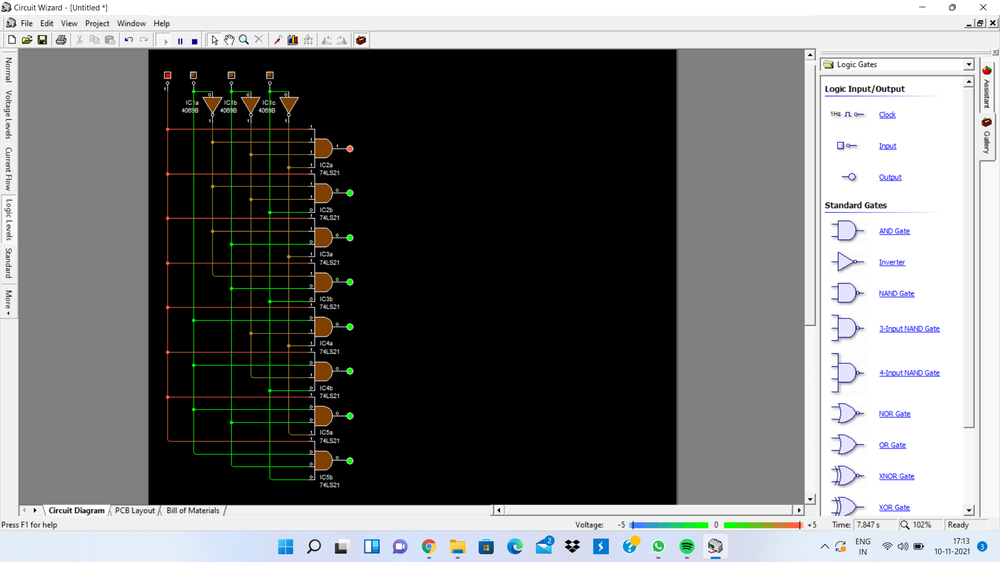
//> input picture 1.png, 1000 x 562 px, shrunk from 1920 x 1080 before the run
$ ./bbgrtobinary   (built with g++ and OpenCV 4)
//> lines starting //> are read from the running program, lines starting //| are printed output that depends on the picture; after the words box and inside, x2 and y2 are one past the last pixel; in counts of white or black regions, pixels touching at a corner belong together
#include<opencv2/opencv.hpp>
#include<opencv2/core/core.hpp>
#include <opencv2/imgproc/imgproc.hpp>
#include<opencv2/highgui/highgui.hpp>
#include<iostream>
using namespace std;
using namespace cv;
int main()
{
	Mat image = imread("E:\\1.png",IMREAD_COLOR);
//> image is the input picture: 562 rows x 1000 cols, CV_8UC3; mean B, G, R 114.2, 114.1, 113.1
	if (image.empty())
	{
		cout << "Image is not found" << endl;
		return 0;
	}
	Mat greyScale, BinaryImage;
	imshow("Original Image",image);
	waitKey(0);
	cvtColor(image,greyScale,COLOR_BGR2GRAY);
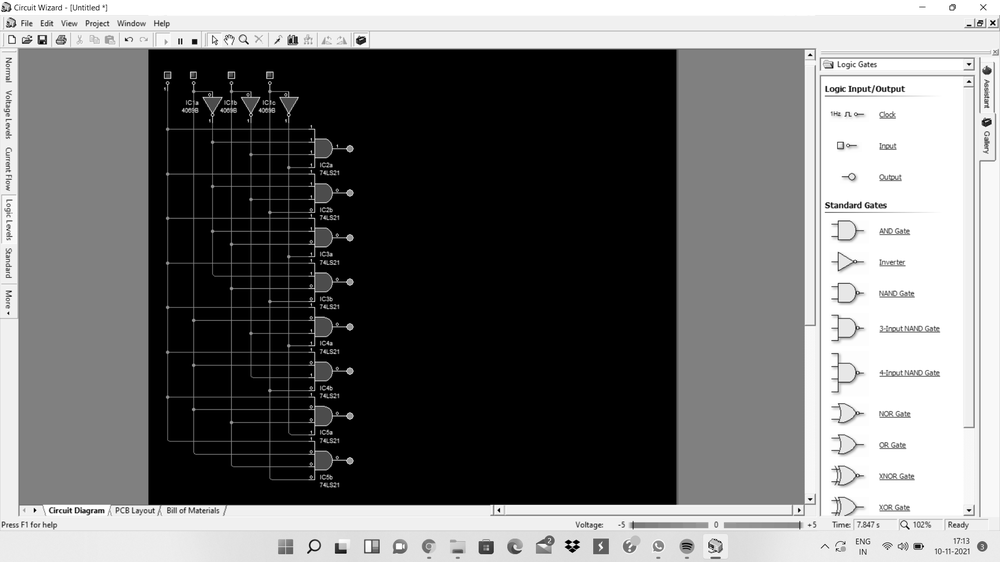
//> greyScale: 562 rows x 1000 cols, CV_8UC1; min 0, max 255, mean 113.8
	imshow("GreyScale",greyScale);
	waitKey(0);
	threshold(greyScale,BinaryImage,127,255,THRESH_BINARY);
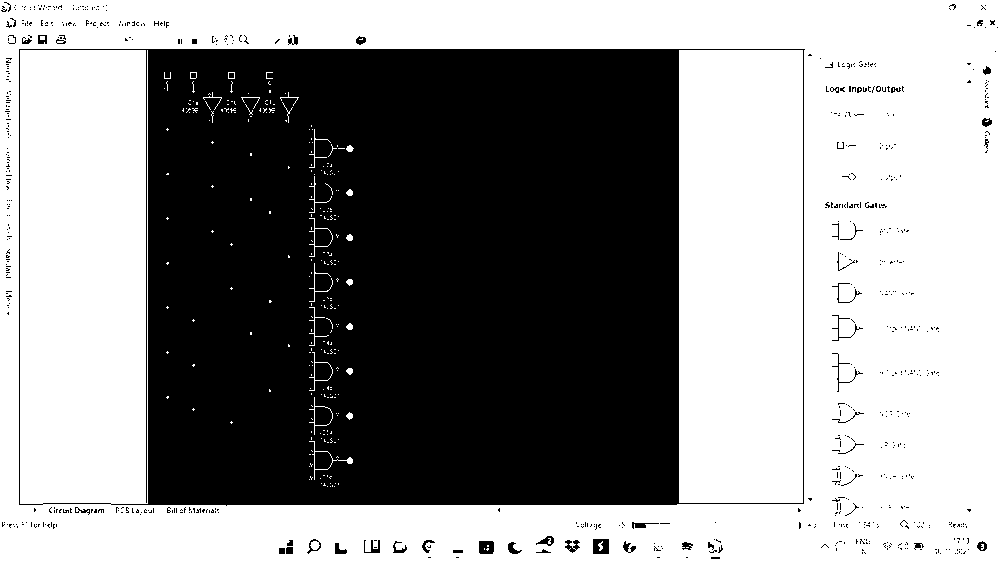
//> BinaryImage: 562 rows x 1000 cols, CV_8UC1; 56.1% white; 697 black regions (647 under 20 px), largest, box (x1, y1, x2, y2) and area: (19, 49, 805, 506) 242019, (593, 539, 609, 554) 212, (479, 541, 494, 554) 179
	imshow("BinaryImage",BinaryImage);
	waitKey(0);
	return 0;
}
